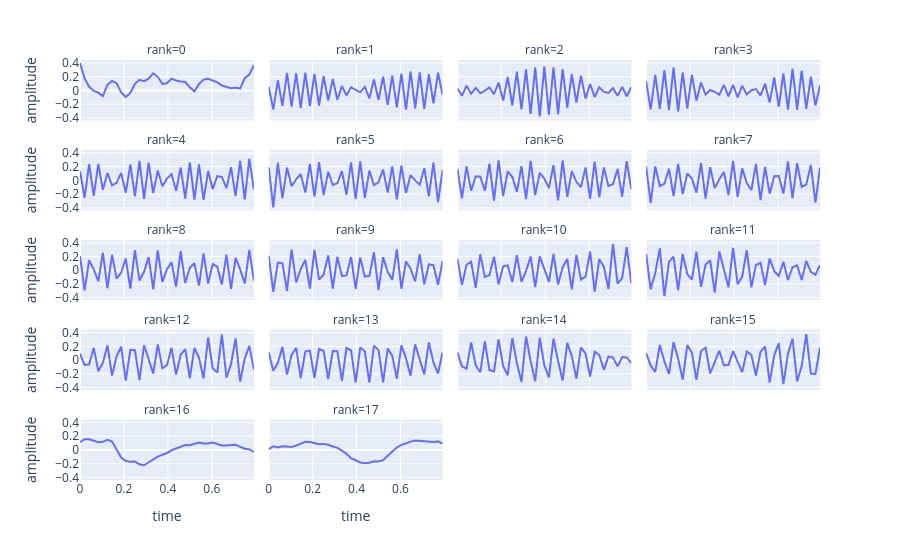

The code cell stored with this chart in its notebook:
### Code cell
df = pd.DataFrame(tl.to_numpy(hoda.aps_[1]))
df['time'] = epochs.times
df = df.melt(id_vars=['time'], var_name='rank', value_name='amplitude')
px.line(df, x='time', y='amplitude', facet_col='rank', facet_col_wrap=4)

### Figure 1 — Plotly figure (JSON) as saved in the notebook; plotly's stock layout.template omitted (floating-point values rounded to 4 significant figures)
{"data": [{"hovertemplate": "rank=0<br>time=%{x}<br>amplitude=%{y}<extra></extra>", "legendgroup": "", "line": {"color": "#636efa", "dash": "solid"}, "marker": {"symbol": "circle"}, "mode": "lines", "name": "", "orientation": "v", "showlegend": false, "type": "scatter", "x": [0, 0.02083, 0.04167, 0.0625, 0.08333, 0.1042, 0.125, 0.1458, 0.1667, 0.1875, 0.2083, 0.2292, 0.25, 0.2708, 0.2917, 0.3125, 0.3333, 0.3542, 0.375, 0.3958, 0.4167, 0.4375, 0.4583, 0.4792, 0.5, 0.5208, 0.5417, 0.5625, 0.5833, 0.6042, 0.625, 0.6458, 0.6667, 0.6875, 0.7083, 0.7292, 0.75, 0.7708, 0.7917], "xaxis": "x17", "y": [0.3993, 0.1751, 0.05304, -0.00722, -0.03113, -0.08309, 0.08317, 0.1375, 0.1062, -0.02916, -0.09616, -0.03671, 0.09742, 0.1546, 0.1344, 0.1723, 0.2501, 0.1984, 0.09584, 0.104, 0.1728, 0.1445, 0.1299, 0.1227, 0.0451, -0.01497, 0.09531, 0.1581, 0.1683, 0.1389, 0.1185, 0.0713, 0.05053, 0.03206, 0.04171, 0.02635, 0.1786, 0.2303, 0.3691], "yaxis": "y17"}, {"hovertemplate": "rank=1<br>time=%{x}<br>amplitude=%{y}<extra></extra>", "legendgroup": "", "line": {"color": "#636efa", "dash": "solid"}, "marker": {"symbol": "circle"}, "mode": "lines", "name": "", "orientation": "v", "showlegend": false, "type": "scatter", "x": [0, 0.02083, 0.04167, 0.0625, 0.08333, 0.1042, 0.125, 0.1458, 0.1667, 0.1875, 0.2083, 0.2292, 0.25, 0.2708, 0.2917, 0.3125, 0.3333, 0.3542, 0.375, 0.3958, 0.4167, 0.4375, 0.4583, 0.4792, 0.5, 0.5208, 0.5417, 0.5625, 0.5833, 0.6042, 0.625, 0.6458, 0.6667, 0.6875, 0.7083, 0.7292, 0.75, 0.7708, 0.7917], "xaxis": "x18", "y": [0.05416, -0.2777, 0.1479, -0.2249, 0.2546, -0.2359, 0.2478, -0.2524, 0.2582, -0.2277, 0.2398, -0.22, 0.2069, -0.1485, 0.1658, -0.1357, 0.06545, -0.07209, 0.04615, 0.01003, -0.02656, 0.05302, -0.1154, 0.1596, -0.1377, 0.2016, -0.2088, 0.2169, -0.2466, 0.2451, -0.2804, 0.2758, -0.2601, 0.2616, -0.2665, 0.2383, -0.186, 0.257, -0.06284], "yaxis": "y18"}, {"hovertemplate": "rank=2<br>time=%{x}<br>amplitude=%{y}<extra></extra>", "legendgroup": "", "line": {"color": "#636efa", "dash": "solid"}, "marker": {"symbol": "circle"}, "mode": "lines", "name": "", "orientation": "v", "showlegend": false, "type": "scatter", "x": [0, 0.02083, 0.04167, 0.0625, 0.08333, 0.1042, 0.125, 0.1458, 0.1667, 0.1875, 0.2083, 0.2292, 0.25, 0.2708, 0.2917, 0.3125, 0.3333, 0.3542, 0.375, 0.3958, 0.4167, 0.4375, 0.4583, 0.4792, 0.5, 0.5208, 0.5417, 0.5625, 0.5833, 0.6042, 0.625, 0.6458, 0.6667, 0.6875, 0.7083, 0.7292, 0.75, 0.7708, 0.7917], "xaxis": "x19", "y": [0.02933, -0.07764, 0.07025, -0.04725, 0.0376, -0.03938, -0.002416, 0.04483, -0.05261, 0.1131, -0.1463, 0.1971, -0.2189, 0.273, -0.2749, 0.307, -0.3419, 0.331, -0.3764, 0.3513, -0.3533, 0.3379, -0.3456, 0.3124, -0.251, 0.238, -0.1752, 0.2139, -0.1193, 0.09391, -0.09546, 0.04603, -0.02124, -0.03426, 0.03245, -0.07609, 0.0513, -0.08387, 0.04617], "yaxis": "y19"}, {"hovertemplate": "rank=3<br>time=%{x}<br>amplitude=%{y}<extra></extra>", "legendgroup": "", "line": {"color": "#636efa", "dash": "solid"}, "marker": {"symbol": "circle"}, "mode": "lines", "name": "", "orientation": "v", "showlegend": false, "type": "scatter", "x": [0, 0.02083, 0.04167, 0.0625, 0.08333, 0.1042, 0.125, 0.1458, 0.1667, 0.1875, 0.2083, 0.2292, 0.25, 0.2708, 0.2917, 0.3125, 0.3333, 0.3542, 0.375, 0.3958, 0.4167, 0.4375, 0.4583, 0.4792, 0.5, 0.5208, 0.5417, 0.5625, 0.5833, 0.6042, 0.625, 0.6458, 0.6667, 0.6875, 0.7083, 0.7292, 0.75, 0.7708, 0.7917], "xaxis": "x20", "y": [0.1355, -0.2769, 0.2253, -0.2684, 0.2966, -0.2858, 0.3347, -0.305, 0.2598, -0.2658, 0.2282, -0.1485, 0.1142, -0.05963, 0.007348, -0.01938, -0.06253, 0.08032, -0.08551, 0.08262, -0.1009, 0.06713, -0.05704, 0.002799, 0.02053, -0.07318, 0.09876, -0.1765, 0.1894, -0.2387, 0.2474, -0.2802, 0.3193, -0.2831, 0.2891, -0.2683, 0.1998, -0.2182, 0.07217], "yaxis": "y20"}, {"hovertemplate": "rank=4<br>time=%{x}<br>amplitude=%{y}<extra></extra>", "legendgroup": "", "line": {"color": "#636efa", "dash": "solid"}, "marker": {"symbol": "circle"}, "mode": "lines", "name": "", "orientation": "v", "showlegend": false, "type": "scatter", "x": [0, 0.02083, 0.04167, 0.0625, 0.08333, 0.1042, 0.125, 0.1458, 0.1667, 0.1875, 0.2083, 0.2292, 0.25, 0.2708, 0.2917, 0.3125, 0.3333, 0.3542, 0.375, 0.3958, 0.4167, 0.4375, 0.4583, 0.4792, 0.5, 0.5208, 0.5417, 0.5625, 0.5833, 0.6042, 0.625, 0.6458, 0.6667, 0.6875, 0.7083, 0.7292, 0.75, 0.7708, 0.7917], "xaxis": "x13", "y": [0.1284, -0.2558, 0.2375, -0.2263, 0.2408, -0.1384, 0.1082, -0.07193, -0.03709, 0.1078, -0.181, 0.2328, -0.2347, 0.2836, -0.2696, 0.258, -0.185, 0.143, -0.08617, 0.02574, 0.09148, -0.1539, 0.1861, -0.2676, 0.2619, -0.2825, 0.2322, -0.2851, 0.1342, -0.1271, 0.06035, 0.04863, -0.115, 0.1909, -0.229, 0.2851, -0.2771, 0.3114, -0.1331], "yaxis": "y13"}, {"hovertemplate": "rank=5<br>time=%{x}<br>amplitude=%{y}<extra></extra>", "legendgroup": "", "line": {"color": "#636efa", "dash": "solid"}, "marker": {"symbol": "circle"}, "mode": "lines", "name": "", "orientation": "v", "showlegend": false, "type": "scatter", "x": [0, 0.02083, 0.04167, 0.0625, 0.08333, 0.1042, 0.125, 0.1458, 0.1667, 0.1875, 0.2083, 0.2292, 0.25, 0.2708, 0.2917, 0.3125, 0.3333, 0.3542, 0.375, 0.3958, 0.4167, 0.4375, 0.4583, 0.4792, 0.5, 0.5208, 0.5417, 0.5625, 0.5833, 0.6042, 0.625, 0.6458, 0.6667, 0.6875, 0.7083, 0.7292, 0.75, 0.7708, 0.7917], "xaxis": "x14", "y": [0.1899, -0.3932, 0.2559, -0.2582, 0.1864, -0.08578, 0.01452, 0.09101, -0.1773, 0.2385, -0.2383, 0.2661, -0.2137, 0.1254, -0.06738, -0.04249, 0.1331, -0.2095, 0.2623, -0.2745, 0.2754, -0.2545, 0.1418, -0.07214, -0.02733, 0.1578, -0.1776, 0.2026, -0.2761, 0.2127, -0.1854, 0.07588, -0.001304, -0.06241, 0.1768, -0.2324, 0.2578, -0.3193, 0.152], "yaxis": "y14"}, {"hovertemplate": "rank=6<br>time=%{x}<br>amplitude=%{y}<extra></extra>", "legendgroup": "", "line": {"color": "#636efa", "dash": "solid"}, "marker": {"symbol": "circle"}, "mode": "lines", "name": "", "orientation": "v", "showlegend": false, "type": "scatter", "x": [0, 0.02083, 0.04167, 0.0625, 0.08333, 0.1042, 0.125, 0.1458, 0.1667, 0.1875, 0.2083, 0.2292, 0.25, 0.2708, 0.2917, 0.3125, 0.3333, 0.3542, 0.375, 0.3958, 0.4167, 0.4375, 0.4583, 0.4792, 0.5, 0.5208, 0.5417, 0.5625, 0.5833, 0.6042, 0.625, 0.6458, 0.6667, 0.6875, 0.7083, 0.7292, 0.75, 0.7708, 0.7917], "xaxis": "x15", "y": [0.1683, -0.261, 0.2025, -0.15, 0.05949, 0.05166, -0.1512, 0.2416, -0.2953, 0.2892, -0.2285, 0.1313, 0.04796, -0.1684, 0.2053, -0.272, 0.284, -0.2159, 0.1097, 0.02455, -0.1135, 0.221, -0.2934, 0.2869, -0.2384, 0.1347, -0.02165, -0.09969, 0.1878, -0.2647, 0.2721, -0.2454, 0.1867, -0.08279, -0.05798, 0.1655, -0.2369, 0.2789, -0.1291], "yaxis": "y15"}, {"hovertemplate": "rank=7<br>time=%{x}<br>amplitude=%{y}<extra></extra>", "legendgroup": "", "line": {"color": "#636efa", "dash": "solid"}, "marker": {"symbol": "circle"}, "mode": "lines", "name": "", "orientation": "v", "showlegend": false, "type": "scatter", "x": [0, 0.02083, 0.04167, 0.0625, 0.08333, 0.1042, 0.125, 0.1458, 0.1667, 0.1875, 0.2083, 0.2292, 0.25, 0.2708, 0.2917, 0.3125, 0.3333, 0.3542, 0.375, 0.3958, 0.4167, 0.4375, 0.4583, 0.4792, 0.5, 0.5208, 0.5417, 0.5625, 0.5833, 0.6042, 0.625, 0.6458, 0.6667, 0.6875, 0.7083, 0.7292, 0.75, 0.7708, 0.7917], "xaxis": "x16", "y": [0.2036, -0.328, 0.2026, -0.08217, -0.05164, 0.168, -0.2286, 0.2384, -0.2006, 0.09884, 0.02566, -0.1793, 0.2501, -0.2659, 0.1908, -0.1133, 0.01699, 0.1205, -0.214, 0.2815, -0.2405, 0.1747, -0.03888, -0.1417, 0.2378, -0.2871, 0.1968, -0.1945, 0.05946, 0.06296, -0.1927, 0.2708, -0.2606, 0.2485, -0.09665, -0.06179, 0.2232, -0.3257, 0.1867], "yaxis": "y16"}, {"hovertemplate": "rank=8<br>time=%{x}<br>amplitude=%{y}<extra></extra>", "legendgroup": "", "line": {"color": "#636efa", "dash": "solid"}, "marker": {"symbol": "circle"}, "mode": "lines", "name": "", "orientation": "v", "showlegend": false, "type": "scatter", "x": [0, 0.02083, 0.04167, 0.0625, 0.08333, 0.1042, 0.125, 0.1458, 0.1667, 0.1875, 0.2083, 0.2292, 0.25, 0.2708, 0.2917, 0.3125, 0.3333, 0.3542, 0.375, 0.3958, 0.4167, 0.4375, 0.4583, 0.4792, 0.5, 0.5208, 0.5417, 0.5625, 0.5833, 0.6042, 0.625, 0.6458, 0.6667, 0.6875, 0.7083, 0.7292, 0.75, 0.7708, 0.7917], "xaxis": "x9", "y": [0.2059, -0.2931, 0.1454, 0.01263, -0.1603, 0.2563, -0.2621, 0.2243, -0.122, -0.03323, 0.1702, -0.2694, 0.2929, -0.1508, -0.02292, 0.191, -0.2775, 0.2897, -0.1714, 0.01406, 0.117, -0.2419, 0.2789, -0.1871, 0.03568, 0.1018, -0.2243, 0.2445, -0.1932, 0.09058, 0.05146, -0.2073, 0.2281, -0.2718, 0.178, 0.01097, -0.1936, 0.2948, -0.1492], "yaxis": "y9"}, {"hovertemplate": "rank=9<br>time=%{x}<br>amplitude=%{y}<extra></extra>", "legendgroup": "", "line": {"color": "#636efa", "dash": "solid"}, "marker": {"symbol": "circle"}, "mode": "lines", "name": "", "orientation": "v", "showlegend": false, "type": "scatter", "x": [0, 0.02083, 0.04167, 0.0625, 0.08333, 0.1042, 0.125, 0.1458, 0.1667, 0.1875, 0.2083, 0.2292, 0.25, 0.2708, 0.2917, 0.3125, 0.3333, 0.3542, 0.375, 0.3958, 0.4167, 0.4375, 0.4583, 0.4792, 0.5, 0.5208, 0.5417, 0.5625, 0.5833, 0.6042, 0.625, 0.6458, 0.6667, 0.6875, 0.7083, 0.7292, 0.75, 0.7708, 0.7917], "xaxis": "x10", "y": [0.2113, -0.3151, 0.1113, 0.1008, -0.3014, 0.2998, -0.1769, 0.0174, 0.1491, -0.27, 0.296, -0.1359, -0.06516, 0.215, -0.268, 0.1958, -0.0842, -0.07567, 0.192, -0.2702, 0.1871, -0.09413, -0.08165, 0.2592, -0.2891, 0.1885, -0.02351, -0.1379, 0.3045, -0.2726, 0.1264, 0.02136, -0.1636, 0.233, -0.2066, 0.08473, 0.07359, -0.2118, 0.1316], "yaxis": "y10"}, {"hovertemplate": "rank=10<br>time=%{x}<br>amplitude=%{y}<extra></extra>", "legendgroup": "", "line": {"color": "#636efa", "dash": "solid"}, "marker": {"symbol": "circle"}, "mode": "lines", "name": "", "orientation": "v", "showlegend": false, "type": "scatter", "x": [0, 0.02083, 0.04167, 0.0625, 0.08333, 0.1042, 0.125, 0.1458, 0.1667, 0.1875, 0.2083, 0.2292, 0.25, 0.2708, 0.2917, 0.3125, 0.3333, 0.3542, 0.375, 0.3958, 0.4167, 0.4375, 0.4583, 0.4792, 0.5, 0.5208, 0.5417, 0.5625, 0.5833, 0.6042, 0.625, 0.6458, 0.6667, 0.6875, 0.7083, 0.7292, 0.75, 0.7708, 0.7917], "xaxis": "x11", "y": [0.1677, -0.2121, 0.07937, 0.1229, -0.256, 0.2349, -0.1009, -0.07025, 0.1979, -0.2068, 0.05788, 0.07045, -0.1706, 0.2203, -0.1683, -0.01073, 0.2, -0.2471, 0.2021, 0.00667, -0.1696, 0.2362, -0.2072, 0.04206, 0.1646, -0.2781, 0.2211, -0.1377, -0.09373, 0.2724, -0.3107, 0.1605, 0.05132, -0.2744, 0.3827, -0.1939, -0.1152, 0.338, -0.1923], "yaxis": "y11"}, {"hovertemplate": "rank=11<br>time=%{x}<br>amplitude=%{y}<extra></extra>", "legendgroup": "", "line": {"color": "#636efa", "dash": "solid"}, "marker": {"symbol": "circle"}, "mode": "lines", "name": "", "orientation": "v", "showlegend": false, "type": "scatter", "x": [0, 0.02083, 0.04167, 0.0625, 0.08333, 0.1042, 0.125, 0.1458, 0.1667, 0.1875, 0.2083, 0.2292, 0.25, 0.2708, 0.2917, 0.3125, 0.3333, 0.3542, 0.375, 0.3958, 0.4167, 0.4375, 0.4583, 0.4792, 0.5, 0.5208, 0.5417, 0.5625, 0.5833, 0.6042, 0.625, 0.6458, 0.6667, 0.6875, 0.7083, 0.7292, 0.75, 0.7708, 0.7917], "xaxis": "x12", "y": [0.2369, -0.2772, -0.03907, 0.3179, -0.379, 0.1215, 0.1983, -0.2922, 0.2368, -0.0565, -0.1351, 0.2717, -0.242, 0.08412, 0.1451, -0.3253, 0.2713, -0.006511, -0.2491, 0.3256, -0.2033, -0.09434, 0.2914, -0.2507, 0.07445, 0.1084, -0.216, 0.17, -0.01352, -0.0849, 0.1231, -0.1414, 0.04231, 0.0695, -0.1427, 0.1347, -0.02452, -0.06638, 0.07275], "yaxis": "y12"}, {"hovertemplate": "rank=12<br>time=%{x}<br>amplitude=%{y}<extra></extra>", "legendgroup": "", "line": {"color": "#636efa", "dash": "solid"}, "marker": {"symbol": "circle"}, "mode": "lines", "name": "", "orientation": "v", "showlegend": false, "type": "scatter", "x": [0, 0.02083, 0.04167, 0.0625, 0.08333, 0.1042, 0.125, 0.1458, 0.1667, 0.1875, 0.2083, 0.2292, 0.25, 0.2708, 0.2917, 0.3125, 0.3333, 0.3542, 0.375, 0.3958, 0.4167, 0.4375, 0.4583, 0.4792, 0.5, 0.5208, 0.5417, 0.5625, 0.5833, 0.6042, 0.625, 0.6458, 0.6667, 0.6875, 0.7083, 0.7292, 0.75, 0.7708, 0.7917], "xaxis": "x5", "y": [0.0936, -0.07112, -0.06116, 0.1783, -0.1618, -0.0387, 0.2148, -0.2247, 0.0563, 0.1944, -0.3002, 0.1495, 0.1431, -0.2911, 0.219, -0.002166, -0.1973, 0.2292, -0.1157, -0.07486, 0.1805, -0.2107, 0.07969, 0.1607, -0.2644, 0.1777, 0.03559, -0.2682, 0.3287, -0.1185, -0.1822, 0.3757, -0.2569, -0.05872, 0.3172, -0.3135, 0.02103, 0.2071, -0.1392], "yaxis": "y5"}, {"hovertemplate": "rank=13<br>time=%{x}<br>amplitude=%{y}<extra></extra>", "legendgroup": "", "line": {"color": "#636efa", "dash": "solid"}, "marker": {"symbol": "circle"}, "mode": "lines", "name": "", "orientation": "v", "showlegend": false, "type": "scatter", "x": [0, 0.02083, 0.04167, 0.0625, 0.08333, 0.1042, 0.125, 0.1458, 0.1667, 0.1875, 0.2083, 0.2292, 0.25, 0.2708, 0.2917, 0.3125, 0.3333, 0.3542, 0.375, 0.3958, 0.4167, 0.4375, 0.4583, 0.4792, 0.5, 0.5208, 0.5417, 0.5625, 0.5833, 0.6042, 0.625, 0.6458, 0.6667, 0.6875, 0.7083, 0.7292, 0.75, 0.7708, 0.7917], "xaxis": "x6", "y": [0.1153, -0.1544, -0.03974, 0.1928, -0.2113, 0.07383, 0.1777, -0.263, 0.1252, 0.1379, -0.2611, 0.1615, 0.134, -0.278, 0.1309, 0.1297, -0.3027, 0.1775, 0.1406, -0.3275, 0.1837, 0.1282, -0.3263, 0.2074, 0.1452, -0.3235, 0.1682, 0.06137, -0.271, 0.215, 0.02487, -0.227, 0.2283, 0.002113, -0.2089, 0.257, -0.03324, -0.1959, 0.1124], "yaxis": "y6"}, {"hovertemplate": "rank=14<br>time=%{x}<br>amplitude=%{y}<extra></extra>", "legendgroup": "", "line": {"color": "#636efa", "dash": "solid"}, "marker": {"symbol": "circle"}, "mode": "lines", "name": "", "orientation": "v", "showlegend": false, "type": "scatter", "x": [0, 0.02083, 0.04167, 0.0625, 0.08333, 0.1042, 0.125, 0.1458, 0.1667, 0.1875, 0.2083, 0.2292, 0.25, 0.2708, 0.2917, 0.3125, 0.3333, 0.3542, 0.375, 0.3958, 0.4167, 0.4375, 0.4583, 0.4792, 0.5, 0.5208, 0.5417, 0.5625, 0.5833, 0.6042, 0.625, 0.6458, 0.6667, 0.6875, 0.7083, 0.7292, 0.75, 0.7708, 0.7917], "xaxis": "x7", "y": [0.1119, -0.09062, -0.1262, 0.2572, -0.07836, -0.1773, 0.2722, -0.1442, -0.1661, 0.3025, -0.0897, -0.2195, 0.3216, -0.04579, -0.3183, 0.3431, -0.01394, -0.3078, 0.325, -0.07841, -0.2511, 0.3134, -0.01462, -0.2991, 0.2508, 0.06183, -0.2704, 0.1861, 0.09415, -0.2396, 0.1229, 0.07421, -0.1415, 0.0529, 0.03632, -0.091, 0.04423, 0.03998, -0.04495], "yaxis": "y7"}, {"hovertemplate": "rank=15<br>time=%{x}<br>amplitude=%{y}<extra></extra>", "legendgroup": "", "line": {"color": "#636efa", "dash": "solid"}, "marker": {"symbol": "circle"}, "mode": "lines", "name": "", "orientation": "v", "showlegend": false, "type": "scatter", "x": [0, 0.02083, 0.04167, 0.0625, 0.08333, 0.1042, 0.125, 0.1458, 0.1667, 0.1875, 0.2083, 0.2292, 0.25, 0.2708, 0.2917, 0.3125, 0.3333, 0.3542, 0.375, 0.3958, 0.4167, 0.4375, 0.4583, 0.4792, 0.5, 0.5208, 0.5417, 0.5625, 0.5833, 0.6042, 0.625, 0.6458, 0.6667, 0.6875, 0.7083, 0.7292, 0.75, 0.7708, 0.7917], "xaxis": "x8", "y": [0.1026, -0.08134, -0.1714, 0.2207, -0.02015, -0.2027, 0.2616, 0.01981, -0.2845, 0.2185, 0.1085, -0.2881, 0.1328, 0.1789, -0.1951, -0.03003, 0.1364, -0.07521, -0.07312, 0.1313, -0.0237, -0.174, 0.1247, 0.07721, -0.2245, 0.1202, 0.1976, -0.3279, 0.0735, 0.2473, -0.3507, 0.0892, 0.3119, -0.3115, -0.08652, 0.3796, -0.1968, -0.2002, 0.1826], "yaxis": "y8"}, {"hovertemplate": "rank=16<br>time=%{x}<br>amplitude=%{y}<extra></extra>", "legendgroup": "", "line": {"color": "#636efa", "dash": "solid"}, "marker": {"symbol": "circle"}, "mode": "lines", "name": "", "orientation": "v", "showlegend": false, "type": "scatter", "x": [0, 0.02083, 0.04167, 0.0625, 0.08333, 0.1042, 0.125, 0.1458, 0.1667, 0.1875, 0.2083, 0.2292, 0.25, 0.2708, 0.2917, 0.3125, 0.3333, 0.3542, 0.375, 0.3958, 0.4167, 0.4375, 0.4583, 0.4792, 0.5, 0.5208, 0.5417, 0.5625, 0.5833, 0.6042, 0.625, 0.6458, 0.6667, 0.6875, 0.7083, 0.7292, 0.75, 0.7708, 0.7917], "xaxis": "x", "y": [0.112, 0.1559, 0.1558, 0.1361, 0.113, 0.118, 0.1474, 0.1222, -0.0003916, -0.1106, -0.1606, -0.1721, -0.1681, -0.2082, -0.2223, -0.1854, -0.1387, -0.09781, -0.07034, -0.04404, -0.004374, 0.02314, 0.04636, 0.07222, 0.06997, 0.08623, 0.1088, 0.09411, 0.0952, 0.1078, 0.08813, 0.0668, 0.06594, 0.07445, 0.07497, 0.04572, 0.01874, 0.008595, -0.02717], "yaxis": "y"}, {"hovertemplate": "rank=17<br>time=%{x}<br>amplitude=%{y}<extra></extra>", "legendgroup": "", "line": {"color": "#636efa", "dash": "solid"}, "marker": {"symbol": "circle"}, "mode": "lines", "name": "", "orientation": "v", "showlegend": false, "type": "scatter", "x": [0, 0.02083, 0.04167, 0.0625, 0.08333, 0.1042, 0.125, 0.1458, 0.1667, 0.1875, 0.2083, 0.2292, 0.25, 0.2708, 0.2917, 0.3125, 0.3333, 0.3542, 0.375, 0.3958, 0.4167, 0.4375, 0.4583, 0.4792, 0.5, 0.5208, 0.5417, 0.5625, 0.5833, 0.6042, 0.625, 0.6458, 0.6667, 0.6875, 0.7083, 0.7292, 0.75, 0.7708, 0.7917], "xaxis": "x2", "y": [0.01307, 0.05377, 0.03713, 0.05446, 0.04956, 0.0447, 0.06376, 0.09672, 0.1198, 0.1158, 0.1019, 0.08484, 0.08848, 0.07604, 0.04999, 0.03065, -0.009933, -0.0564, -0.1191, -0.1563, -0.1818, -0.1925, -0.1854, -0.1661, -0.1686, -0.1487, -0.07978, -0.02222, 0.03621, 0.07454, 0.0932, 0.1214, 0.1378, 0.1337, 0.1201, 0.1263, 0.117, 0.125, 0.09269], "yaxis": "y2"}], "layout": {"annotations": [{"font": {}, "showarrow": false, "text": "rank=16", "x": 0.1175, "xanchor": "center", "xref": "paper", "y": 0.144, "yanchor": "bottom", "yref": "paper"}, {"font": {}, "showarrow": false, "text": "rank=17", "x": 0.3725, "xanchor": "center", "xref": "paper", "y": 0.144, "yanchor": "bottom", "yref": "paper"}, {"font": {}, "showarrow": false, "text": "rank=12", "x": 0.1175, "xanchor": "center", "xref": "paper", "y": 0.358, "yanchor": "bottom", "yref": "paper"}, {"font": {}, "showarrow": false, "text": "rank=13", "x": 0.3725, "xanchor": "center", "xref": "paper", "y": 0.358, "yanchor": "bottom", "yref": "paper"}, {"font": {}, "showarrow": false, "text": "rank=14", "x": 0.6275, "xanchor": "center", "xref": "paper", "y": 0.358, "yanchor": "bottom", "yref": "paper"}, {"font": {}, "showarrow": false, "text": "rank=15", "x": 0.8825, "xanchor": "center", "xref": "paper", "y": 0.358, "yanchor": "bottom", "yref": "paper"}, {"font": {}, "showarrow": false, "text": "rank=8", "x": 0.1175, "xanchor": "center", "xref": "paper", "y": 0.572, "yanchor": "bottom", "yref": "paper"}, {"font": {}, "showarrow": false, "text": "rank=9", "x": 0.3725, "xanchor": "center", "xref": "paper", "y": 0.572, "yanchor": "bottom", "yref": "paper"}, {"font": {}, "showarrow": false, "text": "rank=10", "x": 0.6275, "xanchor": "center", "xref": "paper", "y": 0.572, "yanchor": "bottom", "yref": "paper"}, {"font": {}, "showarrow": false, "text": "rank=11", "x": 0.8825, "xanchor": "center", "xref": "paper", "y": 0.572, "yanchor": "bottom", "yref": "paper"}, {"font": {}, "showarrow": false, "text": "rank=4", "x": 0.1175, "xanchor": "center", "xref": "paper", "y": 0.786, "yanchor": "bottom", "yref": "paper"}, {"font": {}, "showarrow": false, "text": "rank=5", "x": 0.3725, "xanchor": "center", "xref": "paper", "y": 0.786, "yanchor": "bottom", "yref": "paper"}, {"font": {}, "showarrow": false, "text": "rank=6", "x": 0.6275, "xanchor": "center", "xref": "paper", "y": 0.786, "yanchor": "bottom", "yref": "paper"}, {"font": {}, "showarrow": false, "text": "rank=7", "x": 0.8825, "xanchor": "center", "xref": "paper", "y": 0.786, "yanchor": "bottom", "yref": "paper"}, {"font": {}, "showarrow": false, "text": "rank=0", "x": 0.1175, "xanchor": "center", "xref": "paper", "y": 1, "yanchor": "bottom", "yref": "paper"}, {"font": {}, "showarrow": false, "text": "rank=1", "x": 0.3725, "xanchor": "center", "xref": "paper", "y": 1, "yanchor": "bottom", "yref": "paper"}, {"font": {}, "showarrow": false, "text": "rank=2", "x": 0.6275, "xanchor": "center", "xref": "paper", "y": 1, "yanchor": "bottom", "yref": "paper"}, {"font": {}, "showarrow": false, "text": "rank=3", "x": 0.8825, "xanchor": "center", "xref": "paper", "y": 1, "yanchor": "bottom", "yref": "paper"}], "legend": {"tracegroupgap": 0}, "margin": {"t": 60}, "xaxis": {"anchor": "y", "domain": [0, 0.235], "title": {"text": "time"}}, "xaxis10": {"anchor": "y10", "domain": [0.255, 0.49], "matches": "x", "showticklabels": false}, "xaxis11": {"anchor": "y11", "domain": [0.51, 0.745], "matches": "x", "showticklabels": false}, "xaxis12": {"anchor": "y12", "domain": [0.765, 1.0], "matches": "x", "showticklabels": false}, "xaxis13": {"anchor": "y13", "domain": [0, 0.235], "matches": "x", "showticklabels": false}, "xaxis14": {"anchor": "y14", "domain": [0.255, 0.49], "matches": "x", "showticklabels": false}, "xaxis15": {"anchor": "y15", "domain": [0.51, 0.745], "matches": "x", "showticklabels": false}, "xaxis16": {"anchor": "y16", "domain": [0.765, 1.0], "matches": "x", "showticklabels": false}, "xaxis17": {"anchor": "y17", "domain": [0, 0.235], "matches": "x", "showticklabels": false}, "xaxis18": {"anchor": "y18", "domain": [0.255, 0.49], "matches": "x", "showticklabels": false}, "xaxis19": {"anchor": "y19", "domain": [0.51, 0.745], "matches": "x", "showticklabels": false}, "xaxis2": {"anchor": "y2", "domain": [0.255, 0.49], "matches": "x", "title": {"text": "time"}}, "xaxis20": {"anchor": "y20", "domain": [0.765, 1.0], "matches": "x", "showticklabels": false}, "xaxis3": {"anchor": "y3", "domain": [0.51, 0.745], "matches": "x", "title": {"text": "time"}}, "xaxis4": {"anchor": "y4", "domain": [0.765, 1.0], "matches": "x", "title": {"text": "time"}}, "xaxis5": {"anchor": "y5", "domain": [0, 0.235], "matches": "x", "showticklabels": false}, "xaxis6": {"anchor": "y6", "domain": [0.255, 0.49], "matches": "x", "showticklabels": false}, "xaxis7": {"anchor": "y7", "domain": [0.51, 0.745], "matches": "x", "showticklabels": false}, "xaxis8": {"anchor": "y8", "domain": [0.765, 1.0], "matches": "x", "showticklabels": false}, "xaxis9": {"anchor": "y9", "domain": [0, 0.235], "matches": "x", "showticklabels": false}, "yaxis": {"anchor": "x", "domain": [0, 0.144], "title": {"text": "amplitude"}}, "yaxis10": {"anchor": "x10", "domain": [0.428, 0.572], "matches": "y", "showticklabels": false}, "yaxis11": {"anchor": "x11", "domain": [0.428, 0.572], "matches": "y", "showticklabels": false}, "yaxis12": {"anchor": "x12", "domain": [0.428, 0.572], "matches": "y", "showticklabels": false}, "yaxis13": {"anchor": "x13", "domain": [0.642, 0.786], "matches": "y", "title": {"text": "amplitude"}}, "yaxis14": {"anchor": "x14", "domain": [0.642, 0.786], "matches": "y", "showticklabels": false}, "yaxis15": {"anchor": "x15", "domain": [0.642, 0.786], "matches": "y", "showticklabels": false}, "yaxis16": {"anchor": "x16", "domain": [0.642, 0.786], "matches": "y", "showticklabels": false}, "yaxis17": {"anchor": "x17", "domain": [0.856, 1], "matches": "y", "title": {"text": "amplitude"}}, "yaxis18": {"anchor": "x18", "domain": [0.856, 1], "matches": "y", "showticklabels": false}, "yaxis19": {"anchor": "x19", "domain": [0.856, 1], "matches": "y", "showticklabels": false}, "yaxis2": {"anchor": "x2", "domain": [0, 0.144], "matches": "y", "showticklabels": false}, "yaxis20": {"anchor": "x20", "domain": [0.856, 1], "matches": "y", "showticklabels": false}, "yaxis3": {"anchor": "x3", "domain": [0, 0.144], "matches": "y", "showticklabels": false}, "yaxis4": {"anchor": "x4", "domain": [0, 0.144], "matches": "y", "showticklabels": false}, "yaxis5": {"anchor": "x5", "domain": [0.214, 0.358], "matches": "y", "title": {"text": "amplitude"}}, "yaxis6": {"anchor": "x6", "domain": [0.214, 0.358], "matches": "y", "showticklabels": false}, "yaxis7": {"anchor": "x7", "domain": [0.214, 0.358], "matches": "y", "showticklabels": false}, "yaxis8": {"anchor": "x8", "domain": [0.214, 0.358], "matches": "y", "showticklabels": false}, "yaxis9": {"anchor": "x9", "domain": [0.428, 0.572], "matches": "y", "title": {"text": "amplitude"}}}}
